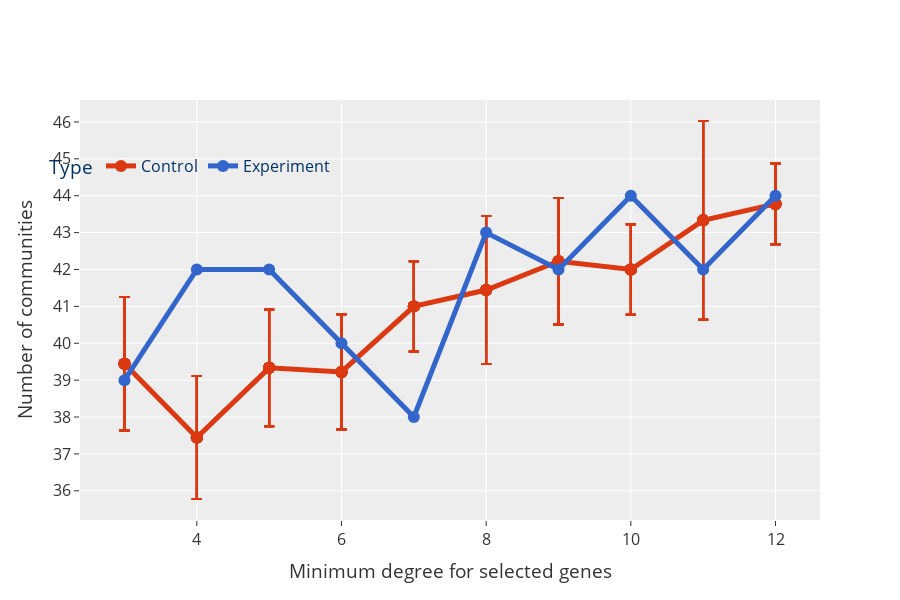

The notebook cell this image was saved under:
### Code cell
if True:
    comb_df.sort_values('TF', inplace=True)
    sbm_fig = px.line(
        comb_df,
        x="TF",
        y="Size_mean",
        color="Type",
        error_y="Size_std",
        markers=True,
        title="SBM. Community sizes",
        height=600,
        color_discrete_map=color_map,
    )
    sbm_fig.update_layout(
        legend=dict(
            orientation="h",
            title="Type",
            yanchor="bottom",
            xanchor="center",
            y=0.8,
            x=0.15,
            bgcolor="rgba(0,0,0,0)",
            font=dict(size=16, color="#003366"),
        ),
        title="",
        xaxis=dict(
            tickfont=dict(size=16),
            title="Minimum degree for selected genes",
        ),
        yaxis=dict(
            tickfont=dict(size=16),
            tickmode="linear",
            # tick0=3,
            # dtick=1,
            title="Number of communities",
        ),
        font=dict(size=16),
    )
    sbm_fig.update_traces(line_width=5, marker_size=12, error_y=dict(width=5))
    sbm_fig.show()
    save_fig(name="sbm_comNum_sel_prun", fig=sbm_fig, base_path=figures_path, width=1200, height=600)

### Figure 1 — Plotly figure (JSON) as saved in the notebook; plotly's stock layout.template omitted (floating-point values rounded to 4 significant figures)
{"data": [{"error_y": {"array": [1.81, 1.81, 1.81, 1.81, 1.81, 1.81, 1.81, 1.81, 1.81, 1.667, 1.667, 1.667, 1.667, 1.667, 1.667, 1.667, 1.667, 1.667, 1.581, 1.581, 1.581, 1.581, 1.581, 1.581, 1.581, 1.581, 1.581, 1.563, 1.563, 1.563, 1.563, 1.563, 1.563, 1.563, 1.563, 1.563, 1.225, 1.225, 1.225, 1.225, 1.225, 1.225, 1.225, 1.225, 1.225, 2.007, 2.007, 2.007, 2.007, 2.007, 2.007, 2.007, 2.007, 2.007, 1.716, 1.716, 1.716, 1.716, 1.716, 1.716, 1.716, 1.716, 1.716, 1.225, 1.225, 1.225, 1.225, 1.225, 1.225, 1.225, 1.225, 1.225, 2.693, 2.693, 2.693, 2.693, 2.693, 2.693, 2.693, 2.693, 2.693, 1.093, 1.093, 1.093, 1.093, 1.093, 1.093, 1.093, 1.093, 1.093], "width": 5}, "hovertemplate": "Type=Control<br>TF=%{x}<br>Size_mean=%{y}<extra></extra>", "legendgroup": "Control", "line": {"color": "#DC3912", "dash": "solid", "width": 5}, "marker": {"size": 12, "symbol": "circle"}, "mode": "lines+markers", "name": "Control", "orientation": "v", "showlegend": true, "type": "scatter", "x": [3, 3, 3, 3, 3, 3, 3, 3, 3, 4, 4, 4, 4, 4, 4, 4, 4, 4, 5, 5, 5, 5, 5, 5, 5, 5, 5, 6, 6, 6, 6, 6, 6, 6, 6, 6, 7, 7, 7, 7, 7, 7, 7, 7, 7, 8, 8, 8, 8, 8, 8, 8, 8, 8, 9, 9, 9, 9, 9, 9, 9, 9, 9, 10, 10, 10, 10, 10, 10, 10, 10, 10, 11, 11, 11, 11, 11, 11, 11, 11, 11, 12, 12, 12, 12, 12, 12, 12, 12, 12], "xaxis": "x", "y": [39.44, 39.44, 39.44, 39.44, 39.44, 39.44, 39.44, 39.44, 39.44, 37.44, 37.44, 37.44, 37.44, 37.44, 37.44, 37.44, 37.44, 37.44, 39.33, 39.33, 39.33, 39.33, 39.33, 39.33, 39.33, 39.33, 39.33, 39.22, 39.22, 39.22, 39.22, 39.22, 39.22, 39.22, 39.22, 39.22, 41, 41, 41, 41, 41, 41, 41, 41, 41, 41.44, 41.44, 41.44, 41.44, 41.44, 41.44, 41.44, 41.44, 41.44, 42.22, 42.22, 42.22, 42.22, 42.22, 42.22, 42.22, 42.22, 42.22, 42, 42, 42, 42, 42, 42, 42, 42, 42, 43.33, 43.33, 43.33, 43.33, 43.33, 43.33, 43.33, 43.33, 43.33, 43.78, 43.78, 43.78, 43.78, 43.78, 43.78, 43.78, 43.78, 43.78], "yaxis": "y"}, {"error_y": {"array": [0, 0, 0, 0, 0, 0, 0, 0, 0, 0], "width": 5}, "hovertemplate": "Type=Experiment<br>TF=%{x}<br>Size_mean=%{y}<extra></extra>", "legendgroup": "Experiment", "line": {"color": "#3366CC", "dash": "solid", "width": 5}, "marker": {"size": 12, "symbol": "circle"}, "mode": "lines+markers", "name": "Experiment", "orientation": "v", "showlegend": true, "type": "scatter", "x": [3, 4, 5, 6, 7, 8, 9, 10, 11, 12], "xaxis": "x", "y": [39, 42, 42, 40, 38, 43, 42, 44, 42, 44], "yaxis": "y"}], "layout": {"font": {"size": 16}, "height": 600, "legend": {"bgcolor": "rgba(0,0,0,0)", "font": {"color": "#003366", "size": 16}, "orientation": "h", "title": {"text": "Type"}, "tracegroupgap": 0, "x": 0.15, "xanchor": "center", "y": 0.8, "yanchor": "bottom"}, "title": {"text": ""}, "xaxis": {"anchor": "y", "domain": [0, 1], "tickfont": {"size": 16}, "title": {"text": "Minimum degree for selected genes"}}, "yaxis": {"anchor": "x", "domain": [0, 1], "tickfont": {"size": 16}, "tickmode": "linear", "title": {"text": "Number of communities"}}}}
